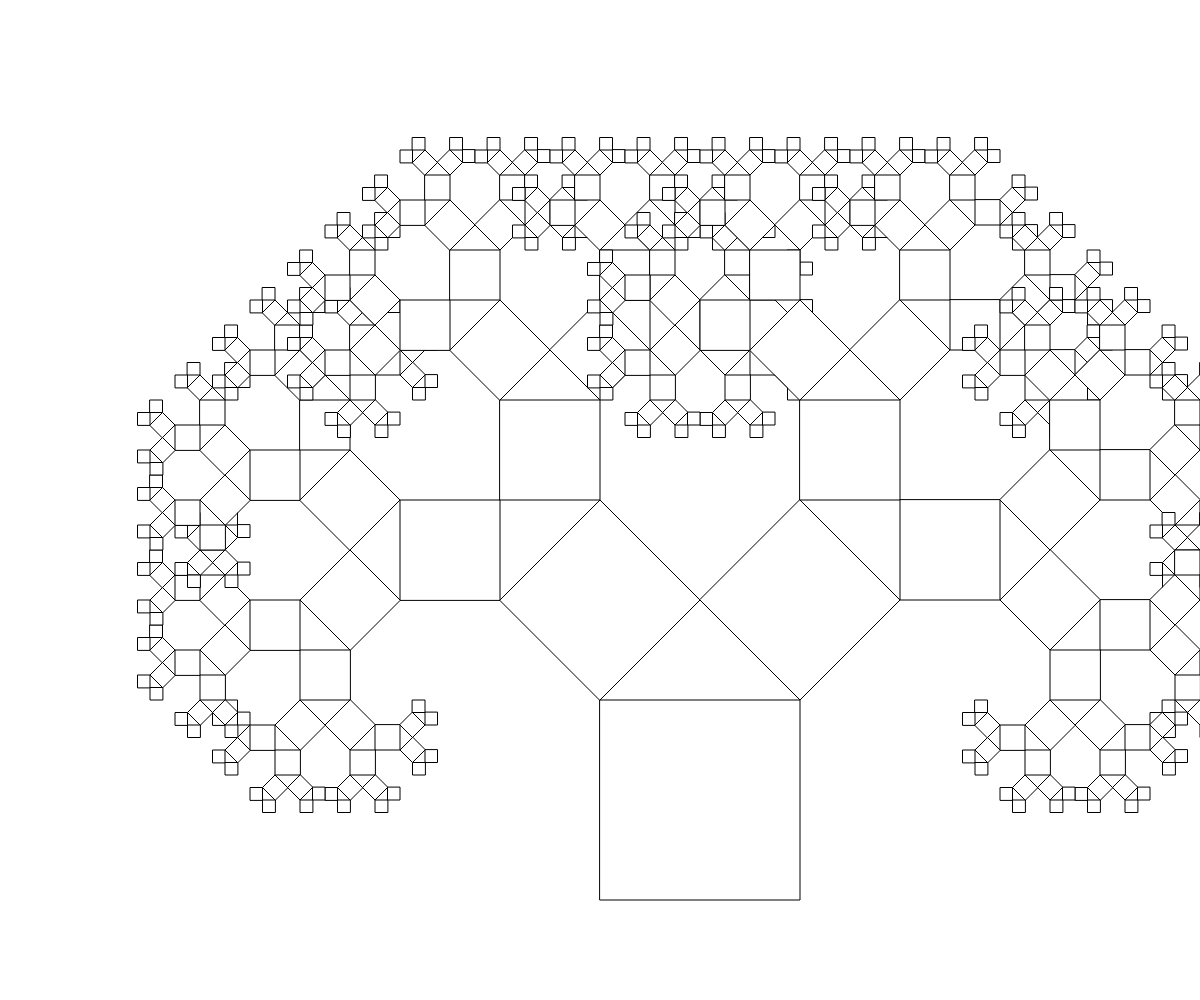
Frame 1 (no input)
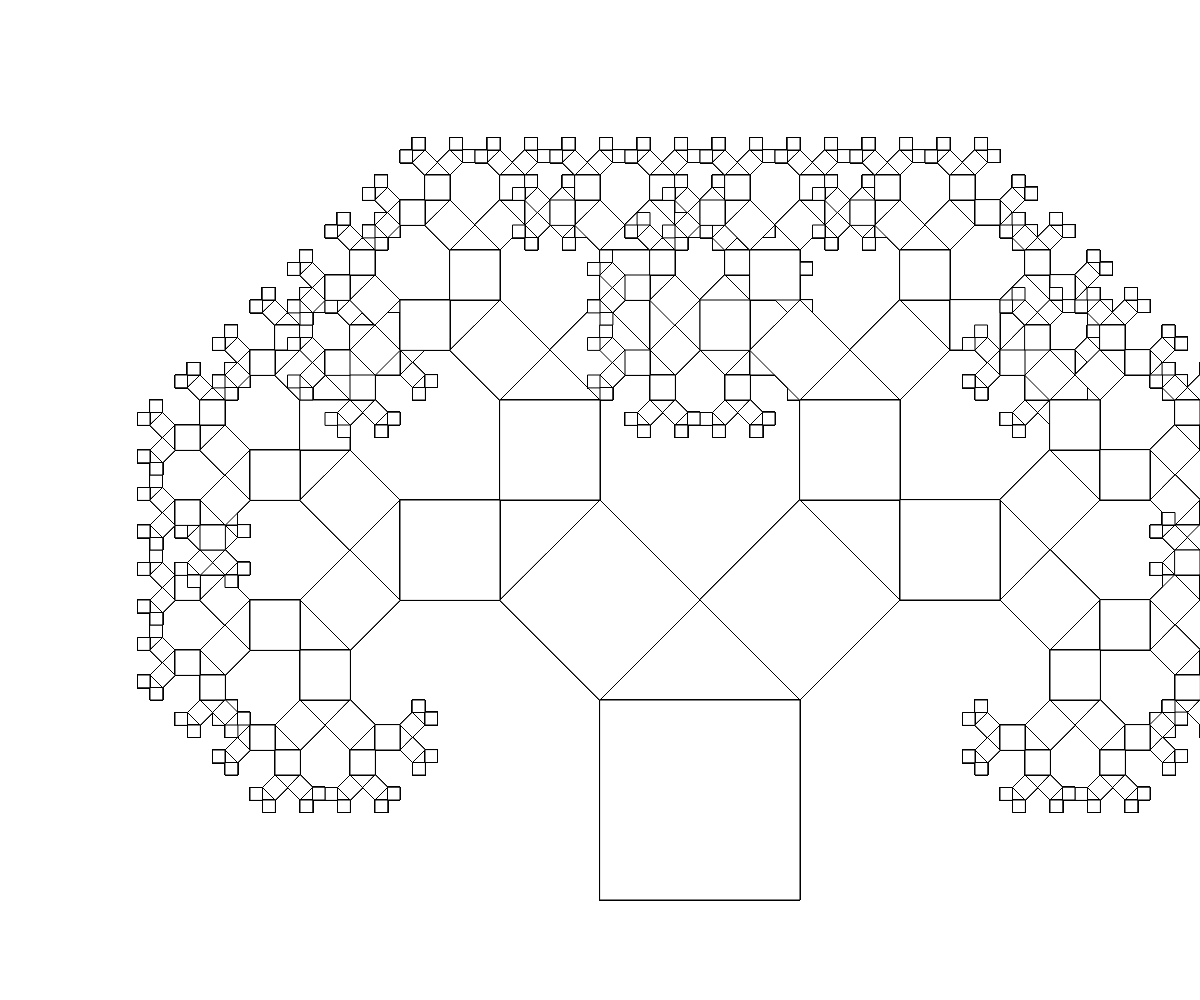
Frame 60 (no input)
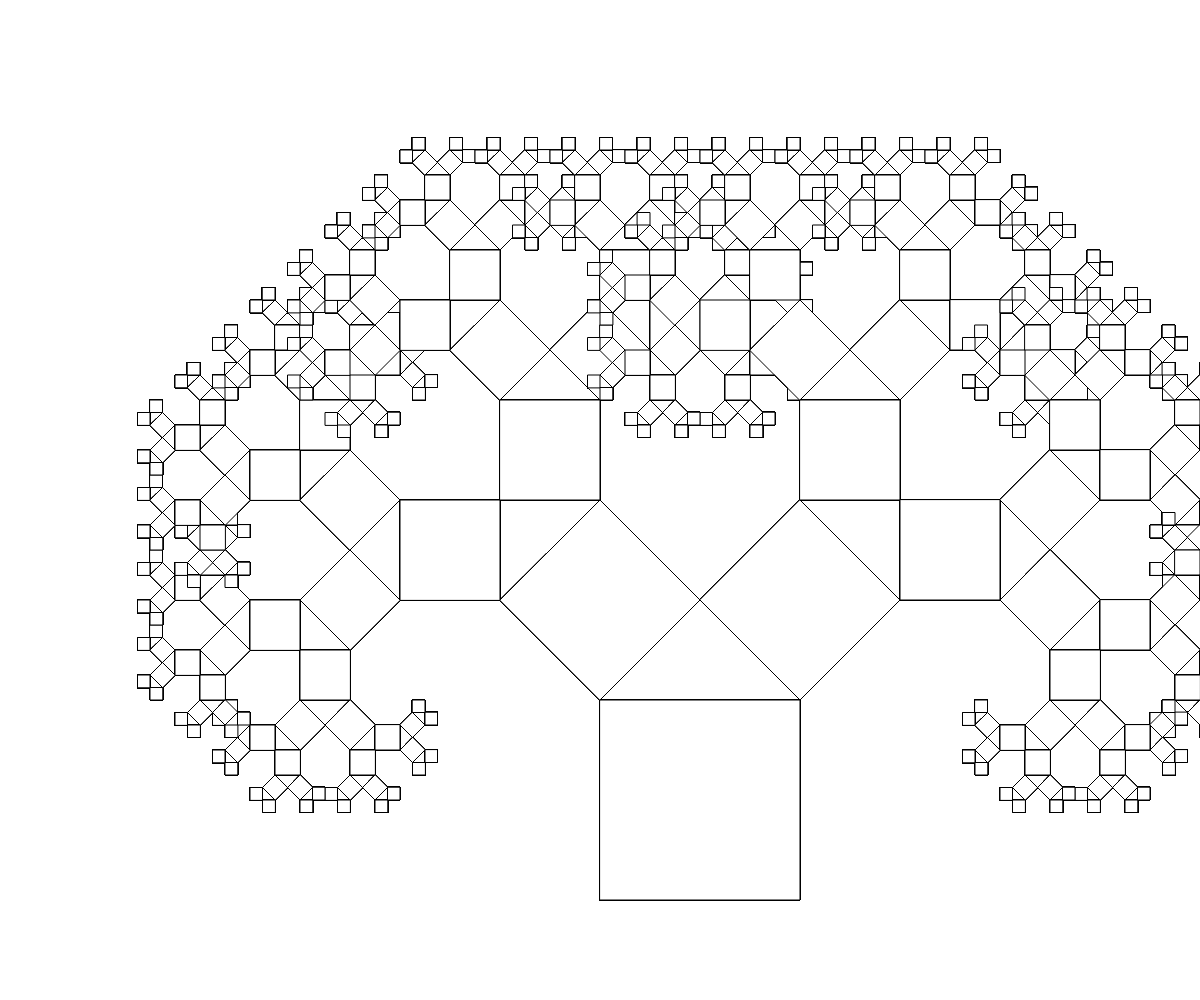
Frame 120 (the mouse pressed at the canvas centre since frame 60)

The p5.js sketch that drew these frames (run headless with seeded random() and noise() and a simulated clock; from frame 60 on, the mouse is pressed at the canvas centre):

// p5.js sketch
// ── sketch.js
let depth = 0
var depthLimit = 9;
var hue = 0.15;

function setup() {
	createCanvas(windowWidth, windowHeight);
}



function draw() {
	angleMode(DEGREES)
	//rotate(180)
	translate(width / 2, height / 2 + 400)
	drawTree(0, 0, 200, 0, 0)
}

function drawTree(x1, y1, x2, y2, depth) {
    if (depth >= depthLimit)
        return;

    var dx = x2 - x1;
    var dy = y1 - y2;

    var x3 = x2 - dy;
    var y3 = y2 - dx;
    var x4 = x1 - dy;
    var y4 = y1 - dx;
    var x5 = x4 + 0.5 * (dx - dy);
    var y5 = y4 - 0.5 * (dx + dy);

		//translate(x1, y1)
		quad(x1, y1, x2, y2, x3, y3, x4, y4)

    //g.beginPath();
    //g.moveTo(x3, y3);
    //g.lineTo(x4, y4);
    //g.lineTo(x5, y5);
    //g.closePath();

    // g.fillStyle = HSVtoRGB(hue + depth * 0.035, 1, 1);
    // g.fill();
    // g.strokeStyle = "lightGray";
    // g.stroke();

    drawTree(x4, y4, x5, y5, depth + 1);
    drawTree(x5, y5, x3, y3, depth + 1);
}

/* copied from stackoverflow */
// function HSVtoRGB(h, s, v) {
//     var r, g, b, i, f, p, q, t;
//
//     i = Math.floor(h * 6);
//     f = h * 6 - i;
//     p = v * (1 - s);
//     q = v * (1 - f * s);
//     t = v * (1 - (1 - f) * s);
//     switch (i % 6) {
//         case 0: r = v, g = t, b = p; break;
//         case 1: r = q, g = v, b = p; break;
//         case 2: r = p, g = v, b = t; break;
//         case 3: r = p, g = q, b = v; break;
//         case 4: r = t, g = p, b = v; break;
//         case 5: r = v, g = p, b = q; break;
//     }
//     return "rgb("
//         + Math.round(r * 255) + ","
//         + Math.round(g * 255) + ","
//         + Math.round(b * 255) + ")";
// }
